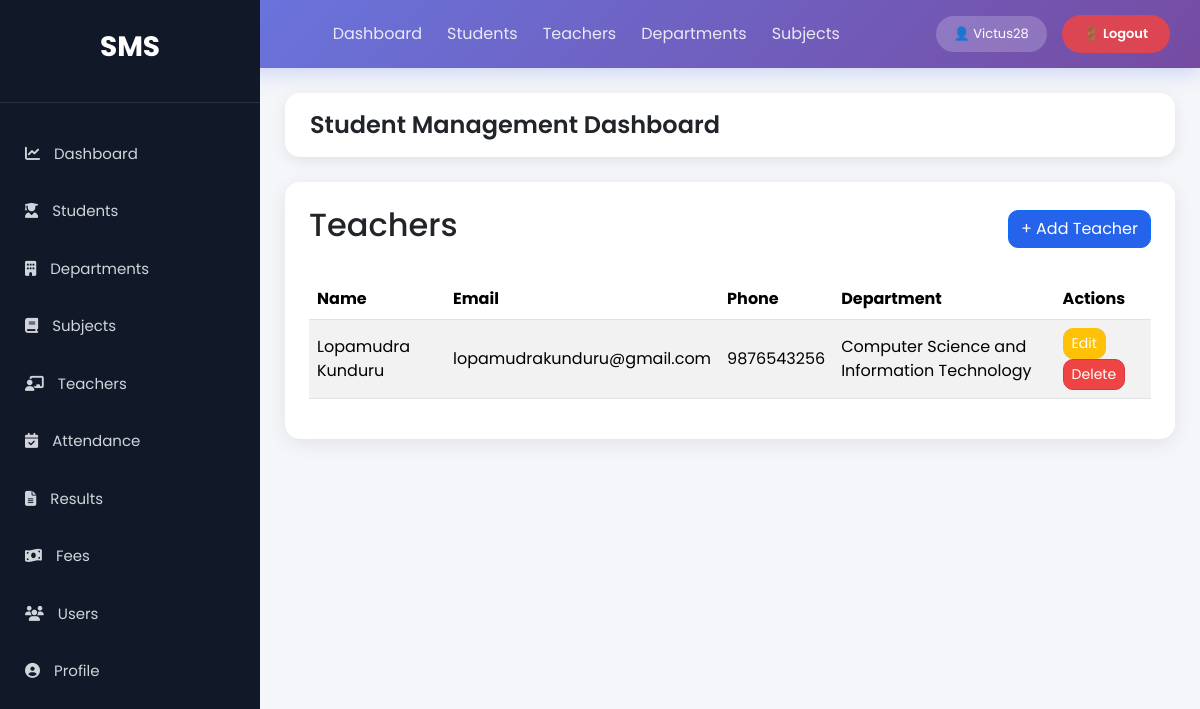
Before: /teachers/ (signed in) with the older database file.
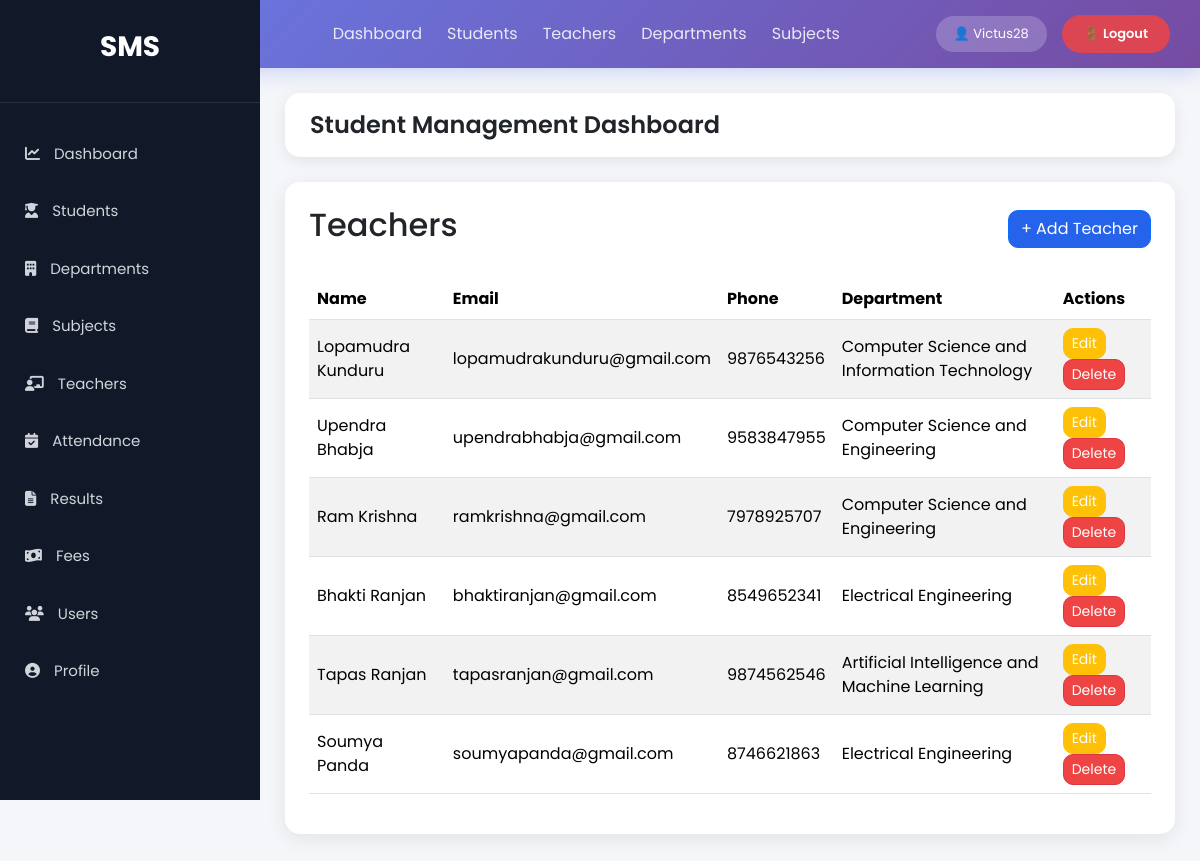
After: the same page with the newer database file.
### StudentManage_app/models.py (models this page shows, shortened)
class Teacher(models.Model):
    teacher_id = models.CharField(max_length=20, unique=True,null=True,blank=True)
    name = models.CharField(max_length=100)
    email = models.EmailField(unique=True)
    phone = models.CharField(max_length=15)
    qualification = models.CharField(max_length=100, null=True, blank=True)
    experience = models.IntegerField(default=0)
    department = models.ForeignKey(Department, on_delete=models.CASCADE)
    joining_date = models.DateField(null=True, blank=True)
    status = models.BooleanField(default=True)
    created_at = models.DateTimeField(null=True, blank=True)
    password_hash = models.CharField(max_length=128, blank=True, null=True)
    is_teacher_admin = models.BooleanField(default=False, help_text="Can manage other teachers")

class Department(models.Model):
    name = models.CharField(max_length=100)
    hod = models.ForeignKey(
        'Teacher',  # Use string reference to avoid circular import
        on_delete=models.SET_NULL,  # Keep department if teacher is deleted
        null=True,
        blank=True,
        related_name='headed_departments'  # Access from Teacher side
    )
    def __str__(self):
        return self.name

### StudentManage_app/views.py (the view)
# urls.py: path('teachers/',views.teacher_list,name='teacher_list'),
@login_required
def teacher_list(request):
    teachers = Teacher.objects.all()
    return render(request, "StudentManage_app/teachers.html", {"teachers": teachers})

### StudentManage_app/templates/StudentManage_app/teachers.html
{% extends 'base.html' %}
{% block content %}
<div class="card p-4">
    <div class="d-flex justify-content-between align-items-center mb-3">
        <h2>Teachers</h2>
        <a href="{% url 'add_teacher' %}" class="btn btn-primary">+ Add Teacher</a>
    </div>
    <table class="table table-striped">
        <thead>
            <tr>
                <th>Name</th>
                <th>Email</th>
                <th>Phone</th>
                <th>Department</th>
                <th>Actions</th>
            </tr>
        </thead>
        <tbody>
            {% for teacher in teachers %}
            <tr>
                <td>{{ teacher.name }}</td>
                <td>{{ teacher.email }}</td>
                <td>{{ teacher.phone }}</td>
                <td>{{ teacher.department }}</td>
                <td>
                    <a href="{% url 'edit_teacher' teacher.id %}" class="btn btn-sm btn-warning">Edit</a>
                    <a href="{% url 'delete_teacher' teacher.id %}" class="btn btn-sm btn-danger">Delete</a>
                </td>
            </tr>
            {% empty %}
            <tr>
                <td colspan="5" class="text-center text-muted">
                    No teachers found
                </td>
            </tr>
            {% endfor %}
        </tbody>
    </table>
</div>
{% endblock %}

Changed rows visible on the page:
added Teacher: name "Upendra Bhabja", email "upendrabhabja@gmail.com", phone "9583847955", department "Computer Science and Engineering"
added Teacher: name "Ram Krishna", email "ramkrishna@gmail.com", phone "7978925707", department "Computer Science and Engineering"
added Teacher: name "Bhakti Ranjan", email "bhaktiranjan@gmail.com", phone "8549652341", department "Electrical Engineering"
added Teacher: name "Tapas Ranjan", email "tapasranjan@gmail.com", phone "9874562546", department "Artificial Intelligence and Machine Learning"
added Teacher: name "Soumya Panda", email "soumyapanda@gmail.com", phone "8746621863", department "Electrical Engineering"
